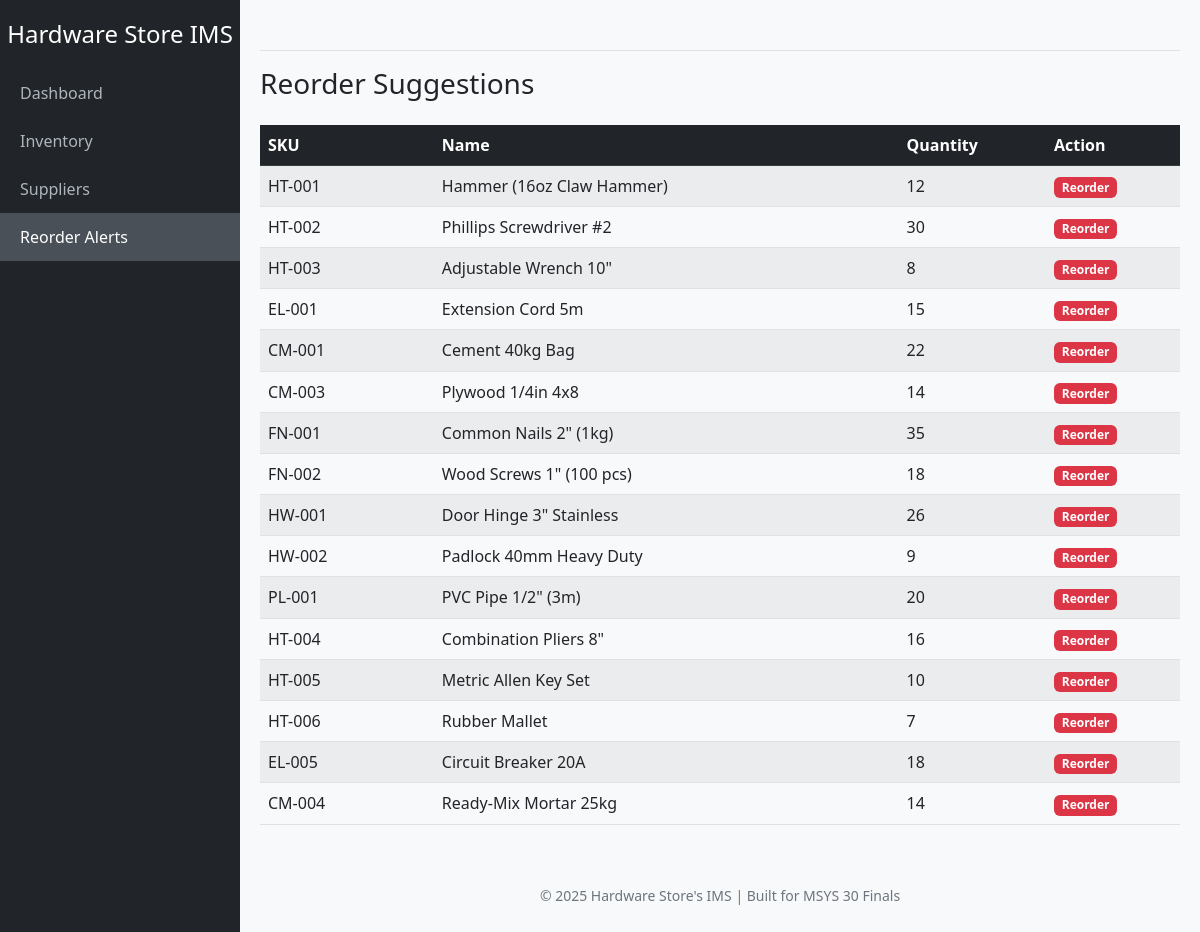
The app's page /reorder/, older data.
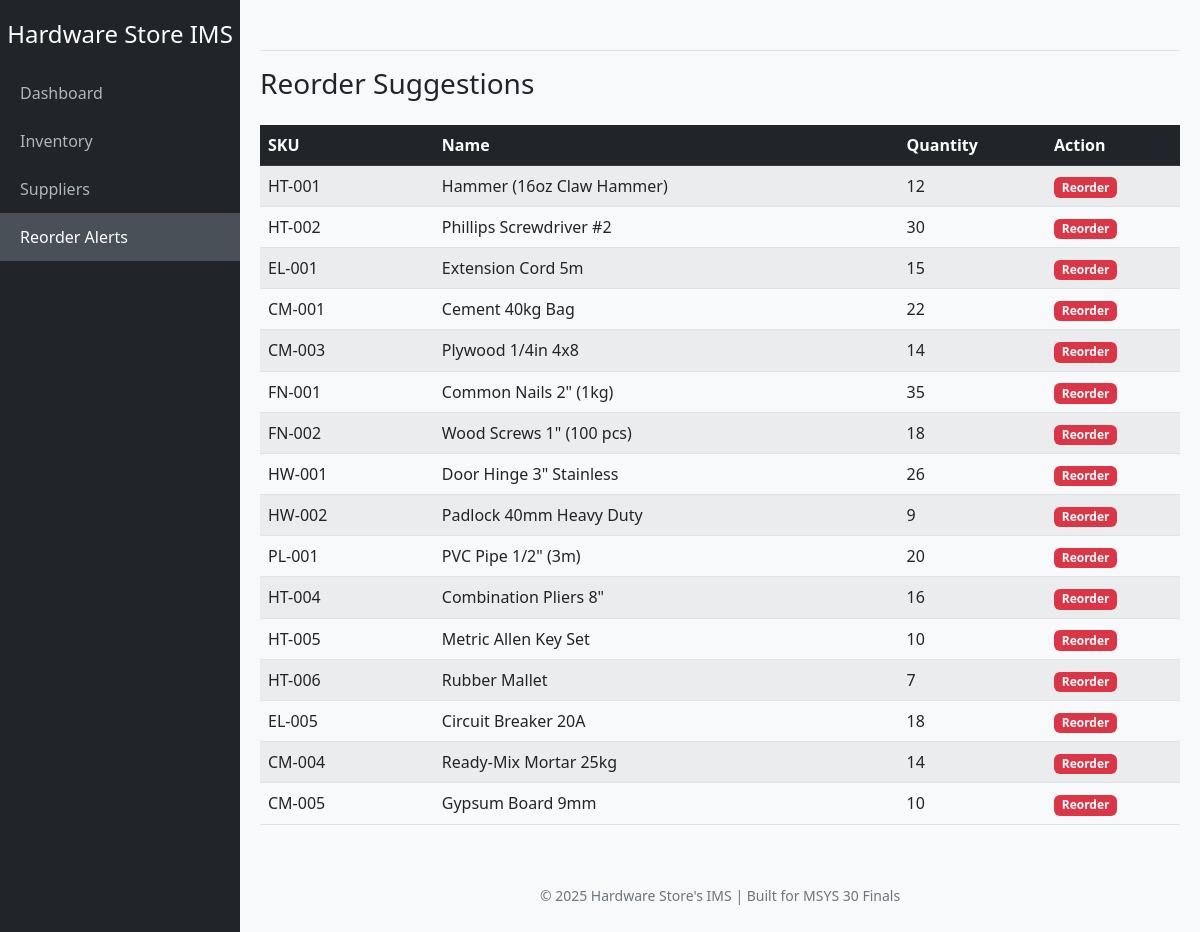
The same page, newer data.
### application/models.py (models this page shows, shortened)
class Product(models.Model):
    sku = models.CharField(max_length=20, unique=True)
    name = models.CharField(max_length=100)
    category = models.CharField(max_length=50, blank=True)
    supplier = models.ForeignKey(Supplier, on_delete=models.SET_NULL, null=True, blank=True)
    quantity = models.PositiveIntegerField(default=0)
    reorder_level = models.PositiveIntegerField(default=5)
    unit_price = models.DecimalField(max_digits=10, decimal_places=2)
    last_updated = models.DateTimeField(auto_now=True)

### application/views.py (the view)
# urls.py: path('reorder/', views.reorder_suggestions, name='reorder_suggestions'),
def reorder_suggestions(request):
    reorder_items = get_reorder_items()
    return render(request, "myapp/reorder_suggestions.html", {
        "reorder_items": reorder_items
    })

### application/algorithms.py (called while the page is built)
def safety_stock(z: float, sigma_demand: Optional[float], lead_time: Optional[float]) -> float:
    try:
        if sigma_demand is None or lead_time is None:
            return 0.0
        sigma = float(sigma_demand)
        lt = float(lead_time)
        if sigma < 0 or lt <= 0:
            return 0.0
        return float(z) * sigma * math.sqrt(lt)
    except Exception:
        return 0.0

def reorder_point(lead_time: Optional[float],
                  avg_daily_demand: Optional[float],
                  z: float,
                  sigma_demand: Optional[float]) -> float:
    ss = safety_stock(z, sigma_demand, lead_time)
    try:
        if avg_daily_demand is None or lead_time is None:
            return ss
        avg = float(avg_daily_demand)
        lt = float(lead_time)
        return lt * avg + ss
    except Exception:
        return ss

### application/templates/myapp/reorder_suggestions.html
{% extends 'myapp/base.html' %}
{% block content %}
<h3 class="mb-4">Reorder Suggestions</h3>
<div class="table-responsive" style="max-height: 700px; overflow-y: auto;">
    <table class="table table-striped table-hover shadow-sm">
        <thead class="table-dark">
            <tr>
                <th>SKU</th>
                <th>Name</th>
                <th>Quantity</th>
                <th>Action</th>
            </tr>
        </thead>
        <tbody>
    {% for item in reorder_items %}
    <tr>
        <td>{{ item.product.sku }}</td>
        <td>{{ item.product.name }}</td>
        <td>{{ item.quantity }}</td>
        <td>
            <span class="badge bg-danger">Reorder</span>
        </td>
    </tr>
    {% empty %}
    <tr>
        <td colspan="6" class="text-center text-muted py-3">
            No items need reorder.
        </td>
    </tr>
    {% endfor %}
</tbody>
    </table>
</div>
{% endblock %}

Row changes from the older to the newer data that the page shows:
no longer on this page (row edited): Product: product.sku "HT-003", product.name "Adjustable Wrench 10\"", quantity "8"
now on this page (row unchanged): Product: product.sku "CM-005", product.name "Gypsum Board 9mm", quantity "10"
